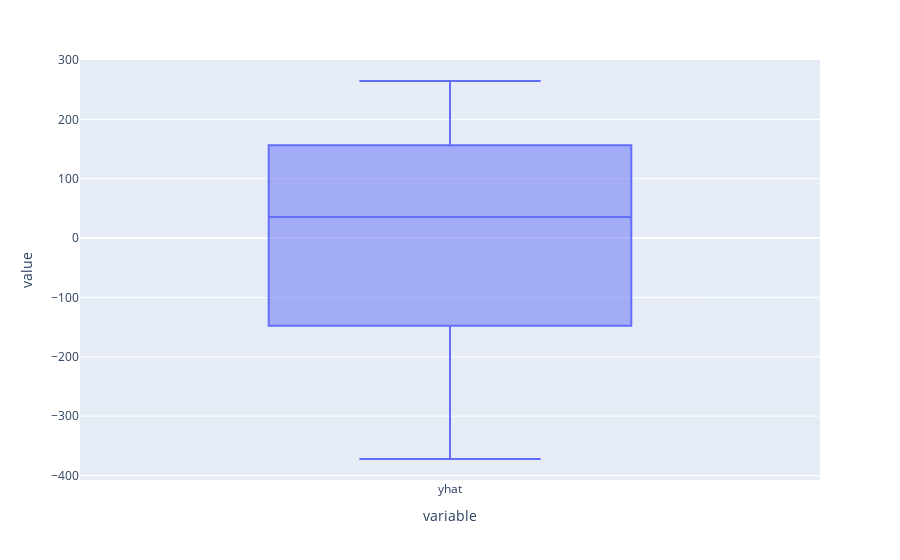

Notebook source saved alongside this figure:
### Code cell
import plotly.express as px
px.box(forecast['yhat'])

### Figure 1 — Plotly figure (JSON) as saved in the notebook; plotly's stock layout.template omitted (floating-point values rounded to 4 significant figures; data arrays with more than 128 entries replaced by an {"elided": "..."} marker saying what was removed)
{"data": [{"alignmentgroup": "True", "hovertemplate": "variable=%{x}<br>value=%{y}<extra></extra>", "legendgroup": "", "marker": {"color": "#636efa"}, "name": "", "notched": false, "offsetgroup": "", "orientation": "v", "showlegend": false, "type": "box", "x": {"elided": "5009 str values"}, "x0": " ", "xaxis": "x", "y": {"elided": "5009 float values"}, "y0": " ", "yaxis": "y"}], "layout": {"boxmode": "group", "legend": {"tracegroupgap": 0}, "margin": {"t": 60}, "xaxis": {"anchor": "y", "domain": [0, 1], "title": {"text": "variable"}}, "yaxis": {"anchor": "x", "domain": [0, 1], "title": {"text": "value"}}}}
